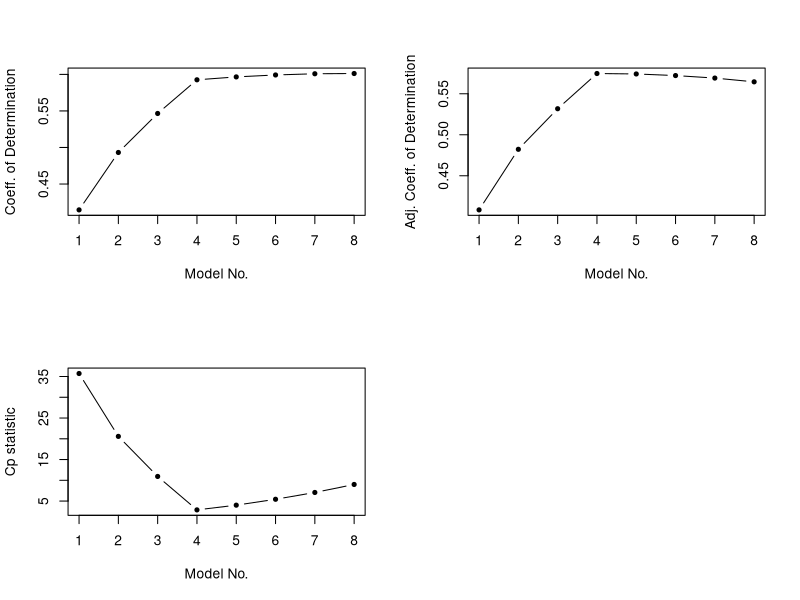

Reproduce this figure in R.
#leaps does 'exhaustive search' for us
library(leaps)

#set directory
setwd("C:/Users/chawl/OneDrive - University of Cincinnati/Prissha/SPRING24/PROB STAT 2")
dir()

#load data ACTIVITY 1

NFLData = read.table(file="NFL12_14.txt", header=TRUE)
dimnames(NFLData)

#make candidate models ACTIVITY 2
CandModels <- regsubsets( Wins ~ First + ThirdAtt + ThirdPct + RZAtt + RZPct + RatioRush_Pass + OppFirst + OppThirdMd, data=NFLData , nbest=1, nvmax=8 ) # CHECK the numbers for options "nbest" and "nvmax" by referring to its help documentation.  Type "? regsubsets"

summary(CandModels)

# Activity 3.

Rsq = summary(CandModels)$rsq
adjRsq = summary(CandModels)$adjr2
Cp = summary(CandModels)$cp
ModelNo = 1:length(Rsq)

round(rbind(ModelNo,Rsq,adjRsq,Cp),4)

par(mfrow=c(2,2))
plot(ModelNo, Rsq, xlab="Model No.", ylab="Coeff. of Determination", type="b", pch=20)
plot(ModelNo, adjRsq, xlab="Model No.", ylab="Adj. Coeff. of Determination", type="b", pch=20)
plot(ModelNo, Cp, xlab="Model No.", ylab="Cp statistic", type="b", pch=20)

# Activity 4

M3 <- lm( Wins ~ RZAtt+RZPct+RatioRush_Pass, data=NFLData )  
M4 <- lm( Wins ~ RZAtt + RZPct+RatioRush_Pass +OppFirst, data=NFLData ) 
M5 <- lm( Wins ~ RZAtt + RZPct+RatioRush_Pass +OppFirst+ThirdPct, data=NFLData)

summary(M3)
summary(M4)
summary(M5)

anova(M3,M4)
anova(M4,M5)
anova(M3,M5)
